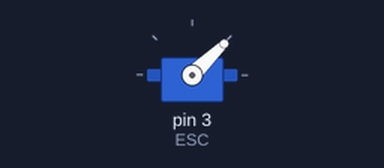
Bench run of a sketch on a simulated Arduino Uno, built with avr-gcc and run on an emulated ATmega328P. On the bench: servo.

Above: at 0.1 s.
At 1.1 s:
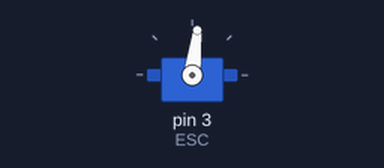
Timing chart, 0 to 2.6 s (numbered marks = the images above):
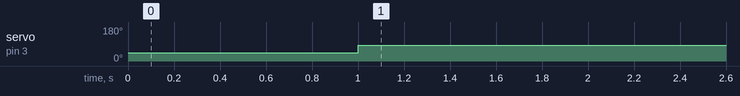

The sketch:

microbot_v12.2_EDF_TEST.ino
```cpp
/*
MiCROBOT V12.2

Julkifli Awang Besar
C0d3 for EDF Testing - non BEL

Suite with MiCROBOT PCB.

*/

#include <Servo.h>
Servo ESC;

void setup() {
  ESC.attach(3);//Brushless attach
  ESC.writeMicroseconds(1000); //1000-2500 maxspeed for Brushless
  delay(1000);
}

void loop() {
        ESC.attach(3);//Brushless attach
        ESC.writeMicroseconds(1400); //1000-2500 maxspeed for Brushless
        delay(300);
}
```

Measured:
- by itself, servo on pin 3 (ESC): 44° → 83° at 1.0 s
